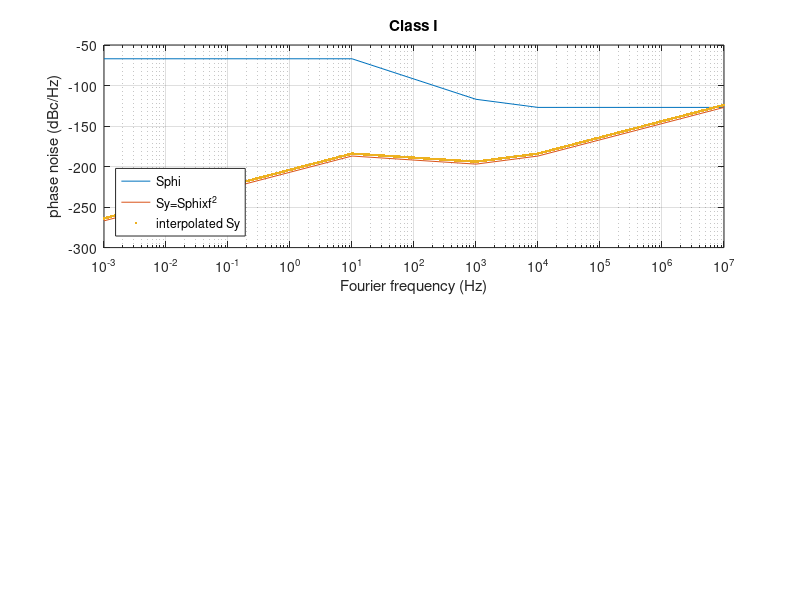
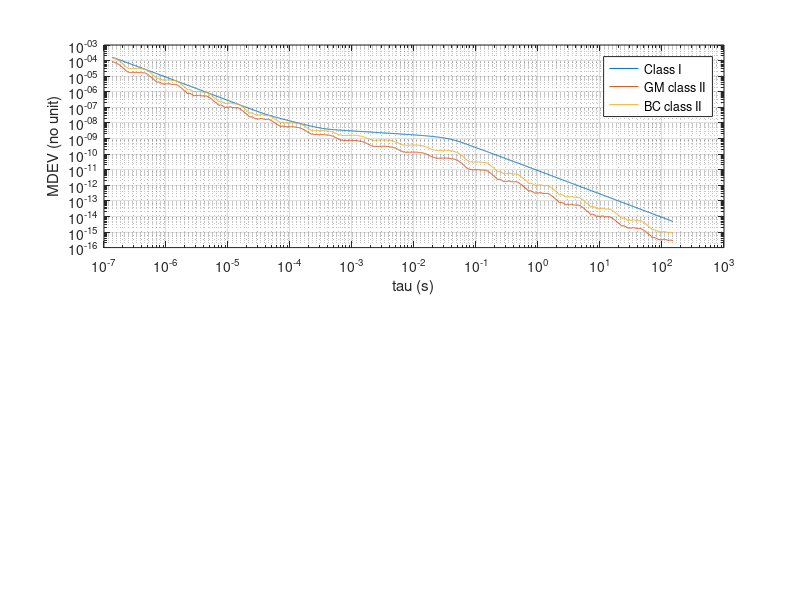
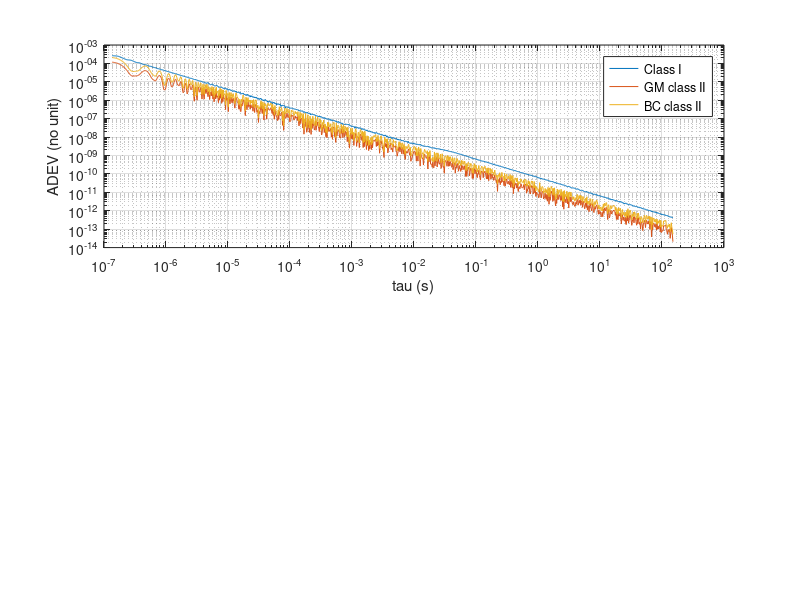

Reproduce these figures in MATLAB, in order.
close all
clear all

fc=1e7; % carrier frequency
N=100;  % interpolation factor
% phase noise spectral SdBc @ fF
fF=  [.1 1    10  100 1000 10000 1e5 1e6 1e7]; % extend 100 kHz measurement floor to 10 MHz

% sanity check: 1/f, constant and f
% Sphi=1/f   => Sy~f   => AVAR~1/tau^2 MVAR~1/tau^2 10*log10((24*log(2)-9*log(3))/8/pi/pi*2e-21)/2=-108.8
SdBc(:,1)=[-60  -70  -80  -90  -100 -110 -120 -130 -140]; 
% Sphi=cst   => Sy~f^2 => AVAR~1/tau^2 MVAR~1/tau^3 10*log10(3/8/pi/pi*2e-24)/2=-125.6
SdBc(:,2)=[-100 -100 -100 -100 -100 -100 -100 -100 -100]; 
% Sphi~1/f^2 => Sy~cst => AVAR~1/tau   MVAR~1/tau   10*log10(1/4*2e-23)/2=-116.5
SdBc(:,3)=[-70  -90  -110 -130 -150 -170 -190 -210 -230]; 

% if (1==0)  % uncomment for sanity check
fF=  [.001 .01 .1 1    10  100 1000 10000 1e5 1e6 1e7] % extend 100 kHz measurement floor to 10 MHz
clear SdBc                                             % extrapolate below .01 Hz for 100 s ADEV
% WR specifications
SdBc(:,1)=[-70 -70 -70 -70  -70  -95  -120 -130 -130 -130 -130]; % BC/GM class I
SdBc(:,2)=[-100 -100 -100 -100 -100 -115 -130 -140 -140 -140 -140]; % GM class II (LJ)
SdBc(:,3)=[-90 -90 -90 -90  -90  -107 -125 -135 -135 -135 -135]  % BC class II
% end        % uncomment for sanity check

SdBrad=SdBc+3;      % dBc/Hz -> dBrad^2/Hz
%%%%%%%% interpolate, convert SdBc to SdBrad to Sy (linear) & integrate to AVAR
for count=1:3
  Sy=(10.^(SdBrad(:,count)/10))'.*(fF.^2)/(fc^2);
  SydB=10*log10(Sy);
  Syint=[];
  fFint=[];
  for k=1:length(SdBc(:,count))-1
     Syint=[Syint SydB(k)+(SydB(k+1)-SydB(k))/(log10(fF(k+1))-log10(fF(k)))*(linspace(log10(fF(k)),log10(fF(k+1)),N)-log10(fF(k)))];
     fFint=[fFint 10.^(linspace(log10(fF(k)),log10(fF(k+1)),N))];
  end
  Syint=10.^(Syint/10);

k=find(fFint>=1);k=k(1);Syint(k) % display Sy at 1 Hz to match values from Francois Vernotte's chart

  if (count==1)
    figure(1)
    subplot(211)
    semilogx(fF,(SdBrad(:,count)))
    hold on
    semilogx(fF,10*log10(Sy))
    semilogx(fFint,10*log10(Syint)+3,'.');
    xlabel('Fourier frequency (Hz)')
    ylabel('phase noise (dBc/Hz)');legend('Sphi','Sy=Sphixf^2','interpolated Sy','location','southwest')
    grid on
    title('Class I')
  end
  m=1;
N=3
  taurange=logspace(log10(N*0.45/fF(end)),log10(0.45/fF(1)/N),1024);
  % taurange=logspace(log10(1/fF(end)),log10(1/fF(1)),1024);
  % taurange=logspace(-2,2,1024);
  for tau=taurange
% see https://rubiola.org/pdf-lectures/Scientific%20Instruments%20L06-10,%20Oscillators.pdf
% slide 49
    avar(m)=2*sum(Syint(1:end-1).*(fFint(2:end)-fFint(1:end-1)).*sin(pi*tau*fFint(1:end-1)).^4./(pi*tau*fFint(1:end-1)).^2);
% slide 51
    mvar(m)=2*sum(Syint(1:end-1).*(fFint(2:end)-fFint(1:end-1)).*sin(pi*tau*fFint(1:end-1)).^6./(pi*tau*fFint(1:end-1)).^4);
    m=m+1;
  end
  figure(99)
  subplot(211)
  % plot resulting adev=sqrt(avar)
  adev=sqrt(avar);
  loglog(taurange,adev)
  a=polyfit(log(taurange),log(adev),1);
  printf("ADEV: %f %f\n",a(1),10*log10(exp(a(2))))
  xlabel('tau (s)');ylabel('ADEV (no unit)')
  grid on
  hold on
  
  figure(98)
  subplot(211)
  % plot resulting mdev=sqrt(mvar)
  mdev=sqrt(mvar);
  loglog(taurange,mdev)
  a=polyfit(log(taurange),log(mdev),1);
  printf("MDEV: %f %f\n",a(1),10*log10(exp(a(2))))
  xlabel('tau (s)');ylabel('MDEV (no unit)')
  grid on
  hold on
end
legend('Class I','GM class II','BC class II')
figure(99)
legend('Class I','GM class II','BC class II')

% ADEV(1/f): -0.95 -102.6 v.s -1
% MDEV(1/f): -1.05 -111.6 v.s -1
% ADEV(cst): -1.00 -87.8  v.s -1
% MDEV(cst): -1.51 -124.5 v.s -1.5
% ADEV(f)  : -0.51 -115.7 v.s -0.5
% MDEV(f)  : -0.54 -118.3 v.s -0.5
